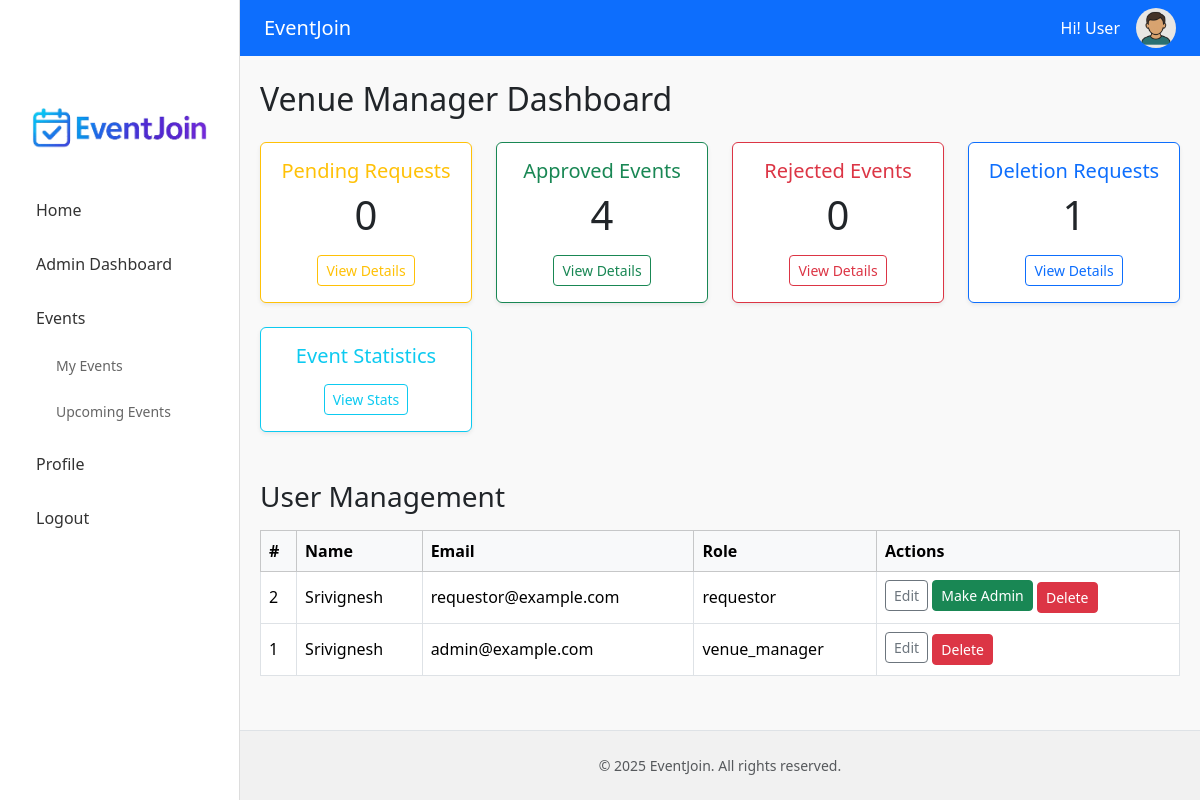
Page /venue_manager/admin_dashboard.php (signed in) on the earlier database version.
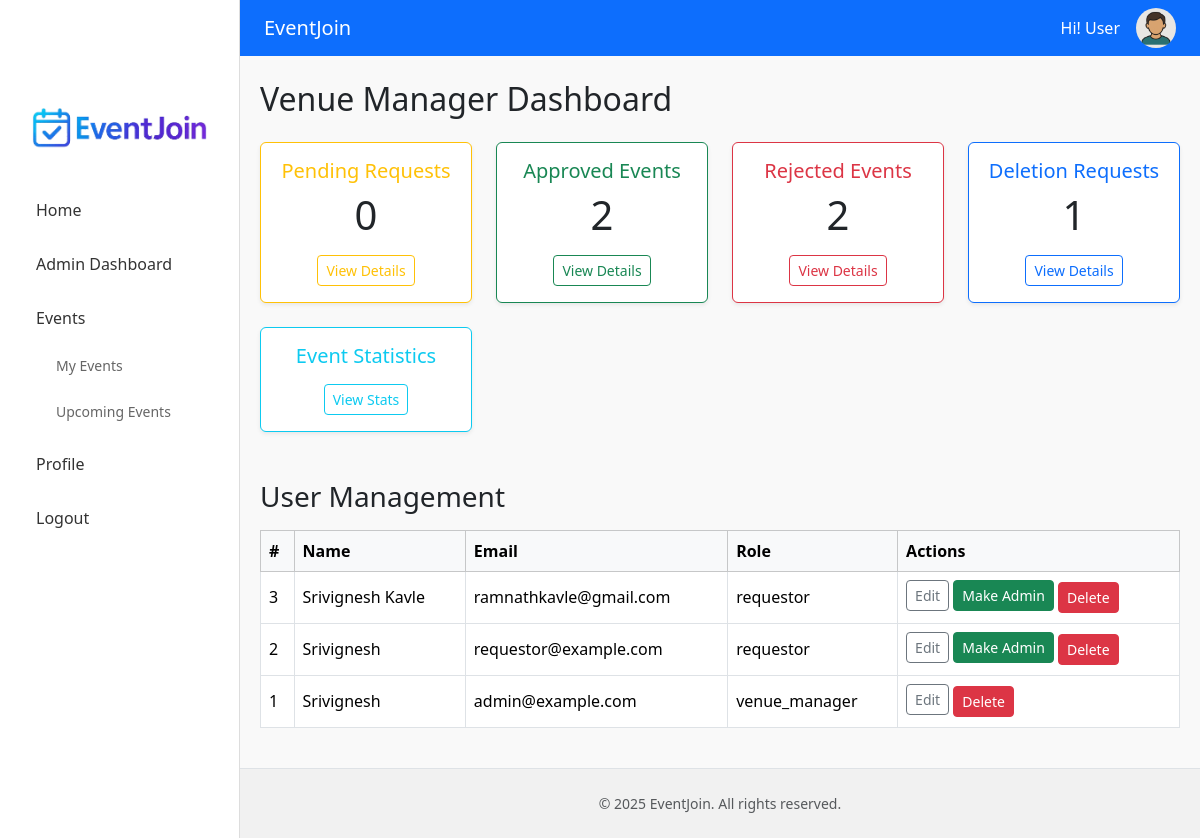
Same page on the later database version.
### tables this page shows
CREATE TABLE `users` (
  `id` int(11) NOT NULL,
  `first_name` varchar(100) DEFAULT NULL,
  `last_name` varchar(100) DEFAULT NULL,
  `name` varchar(100) NOT NULL,
  `email` varchar(100) NOT NULL,
  `phone` varchar(20) DEFAULT NULL,
  `address` text DEFAULT NULL,
  `city` varchar(100) DEFAULT NULL,
  `country` varchar(100) DEFAULT NULL,
  `bio` text DEFAULT NULL,
  `profile_pic` varchar(255) DEFAULT NULL,
  `password` varchar(255) NOT NULL,
  `role` enum('venue_manager','requestor','registered_user') NOT NULL
);

### venue_manager/admin_dashboard.php (the view, shortened to what the changed rows need)
<?php
require_once '../config/conn.php';
include '../includes/header.php';
$approved = $pdo->query("SELECT COUNT(*) FROM events WHERE status = 'approved'")->fetchColumn();
$rejected = $pdo->query("SELECT COUNT(*) FROM events WHERE status = 'rejected'")->fetchColumn();
?>
<div class="main-content container py-4">
    <h2 class="mb-4">Venue Manager Dashboard</h2>
    <div class="row g-4">
        <div class="col-md-3">
            <div class="card border-success shadow-sm">
                <div class="card-body text-center">
                    <h5 class="card-title text-success">Approved Events</h5>
                    <p class="display-6"><?= $approved ?></p>
                    <a href="approved_events.php" class="btn btn-outline-success btn-sm">View Details</a>
                </div>
            </div>
        </div>
        <div class="col-md-3">
            <div class="card border-danger shadow-sm">
                <div class="card-body text-center">
                    <h5 class="card-title text-danger">Rejected Events</h5>
                    <p class="display-6"><?= $rejected ?></p>
                    <a href="rejected_events.php" class="btn btn-outline-danger btn-sm">View Details</a>
                </div>
            </div>
        </div>
    </div>
    <div class="mt-5">
        <?php
        $userStmt = $pdo->query("SELECT id, name, email, role FROM users ORDER BY id DESC");
        $users = $userStmt->fetchAll(PDO::FETCH_ASSOC);
        ?>
        <div class="table-responsive">
            <table class="table table-bordered align-middle">
                <thead class="table-light">
                    <tr>
                        <th>#</th>
                        <th>Name</th>
                        <th>Email</th>
                        <th>Role</th>
                        <th>Actions</th>
                    </tr>
                </thead>
                <tbody>
                    <?php foreach ($users as $user): ?>
                        <tr>
                            <td><?= $user['id'] ?></td>
                            <td><?= htmlspecialchars($user['name']) ?></td>
                            <td><?= htmlspecialchars($user['email']) ?></td>
                            <td><?= $user['role'] ?></td>
                            <td>
                                <form method="POST" action="user_actions.php" class="d-inline">
                                    <a href="edit_user.php?user_id=<?= $user['id'] ?>" class="btn btn-sm btn-outline-secondary mb-1">Edit</a>
                                    <?php if ($user['role'] !== 'venue_manager'): ?>
                                        <button type="submit" name="action" value="make_admin" class="btn btn-sm btn-success mb-1" onclick="return confirm('Promote this user to Admin?')">Make Admin</button>
                                    <?php endif; ?>
                                    <button type="submit" name="action" value="delete" class="btn btn-sm btn-danger" onclick="return confirm('Delete this user?')">Delete</button>
                                </form>
                            </td>
                        </tr>
                    <?php endforeach; ?>
                </tbody>
            </table>
        </div>
    </div>
</div>
<?php include '../includes/footer.php'; ?>

### includes/header.php (shortened to what the changed rows need)
<?php
require_once $_SERVER['DOCUMENT_ROOT'] . '/capstone/config/conn.php';
?>
<!DOCTYPE html>
<html lang="en">
<head>
    <link rel="stylesheet" href="https://cdn.jsdelivr.net/npm/bootstrap@5.3.3/dist/css/bootstrap.min.css">
    <link rel="stylesheet" href="/capstone/assets/css/style.css">
</head>
<body class="d-flex flex-column min-vh-100">
<nav class="navbar navbar-expand-lg navbar-dark bg-primary px-4">
    <div class="ms-auto d-flex align-items-center gap-3">
        <?php if (isset($_SESSION['user_id'])): ?>
            <?php
                $stmt = $pdo->prepare("SELECT first_name, profile_pic FROM users WHERE id = ?");
                $stmt->execute([$_SESSION['user_id']]);
                $userData = $stmt->fetch();
                $profilePic = $userData['profile_pic'] ?? '';
                $profilePicPath = '/capstone/assets/images/profile_pic/' . $profilePic;
                $defaultPic = '/capstone/assets/images/avatar.png';
                $absolutePath = $_SERVER['DOCUMENT_ROOT'] . '/capstone/assets/images/profile_pic/' . $profilePic;
                $finalPic = (!empty($profilePic) && file_exists($absolutePath)) ? $profilePicPath : $defaultPic;
                $displayName = $userData['first_name'] ?? 'User';
            ?>
            <span class="text-white">Hi! <?= htmlspecialchars($displayName) ?></span>
            <img src="<?= htmlspecialchars($finalPic) ?>" alt="Avatar" class="rounded-circle" style="width: 40px; height: 40px;">
        <?php else: ?>
            <a href="/capstone/login.php" class="btn btn-light btn-sm">Login</a>
        <?php endif; ?>
    </div>
</nav>

Differences in the rows shown:
added users: id "3", name "Srivignesh Kavle", email "ramnathkavle@gmail.com", role "requestor", shows "Make Admin"
Other differences:
$approved: "4" → "2"
$rejected: "0" → "2"
